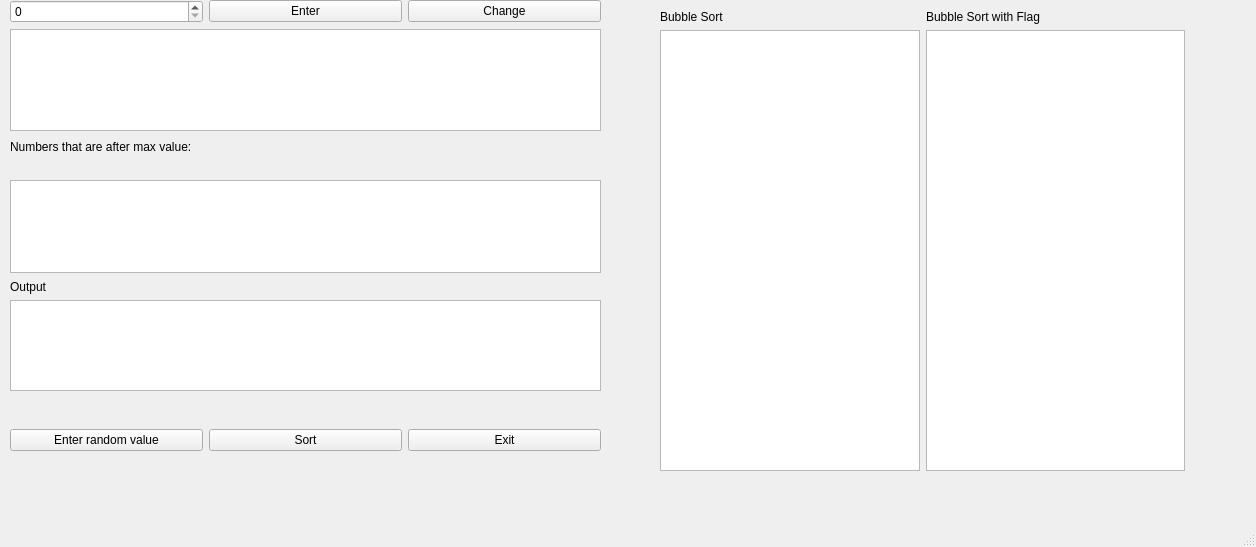
<?xml version="1.0" encoding="UTF-8"?>
<ui version="4.0">
 <class>MainWindow</class>
 <widget class="QMainWindow" name="MainWindow">
  <property name="geometry">
   <rect>
    <x>0</x>
    <y>0</y>
    <width>1256</width>
    <height>547</height>
   </rect>
  </property>
  <property name="windowTitle">
   <string>MainWindow</string>
  </property>
  <widget class="QWidget" name="centralwidget">
   <widget class="QWidget" name="layoutWidget">
    <property name="geometry">
     <rect>
      <x>10</x>
      <y>410</y>
      <width>591</width>
      <height>61</height>
     </rect>
    </property>
    <layout class="QHBoxLayout" name="horizontalLayout">
     <item>
      <widget class="QPushButton" name="pushButton">
       <property name="text">
        <string>Enter random value</string>
       </property>
      </widget>
     </item>
     <item>
      <widget class="QPushButton" name="pushButton_4">
       <property name="text">
        <string>Sort</string>
       </property>
      </widget>
     </item>
     <item>
      <widget class="QPushButton" name="pushButton_5">
       <property name="text">
        <string>Exit</string>
       </property>
      </widget>
     </item>
    </layout>
   </widget>
   <widget class="QWidget" name="layoutWidget">
    <property name="geometry">
     <rect>
      <x>10</x>
      <y>280</y>
      <width>591</width>
      <height>111</height>
     </rect>
    </property>
    <layout class="QVBoxLayout" name="verticalLayout">
     <item>
      <widget class="QLabel" name="label_5">
       <property name="text">
        <string>Output</string>
       </property>
      </widget>
     </item>
     <item>
      <widget class="QTableWidget" name="output_1">
       <property name="columnCount">
        <number>0</number>
       </property>
      </widget>
     </item>
    </layout>
   </widget>
   <widget class="QWidget" name="layoutWidget">
    <property name="geometry">
     <rect>
      <x>10</x>
      <y>140</y>
      <width>591</width>
      <height>133</height>
     </rect>
    </property>
    <layout class="QVBoxLayout" name="verticalLayout_2">
     <item>
      <widget class="QLabel" name="label_3">
       <property name="text">
        <string>Numbers that are after max value:</string>
       </property>
      </widget>
     </item>
     <item>
      <widget class="QLabel" name="avg_lable">
       <property name="text">
        <string/>
       </property>
      </widget>
     </item>
     <item>
      <widget class="QTableWidget" name="input_2">
       <property name="columnCount">
        <number>0</number>
       </property>
      </widget>
     </item>
    </layout>
   </widget>
   <widget class="QWidget" name="layoutWidget">
    <property name="geometry">
     <rect>
      <x>10</x>
      <y>0</y>
      <width>591</width>
      <height>131</height>
     </rect>
    </property>
    <layout class="QVBoxLayout" name="verticalLayout_3">
     <item>
      <layout class="QHBoxLayout" name="horizontalLayout_2">
       <item>
        <widget class="QSpinBox" name="count"/>
       </item>
       <item>
        <widget class="QPushButton" name="pushButton_2">
         <property name="text">
          <string>Enter</string>
         </property>
        </widget>
       </item>
       <item>
        <widget class="QPushButton" name="pushButton_3">
         <property name="text">
          <string>Change</string>
         </property>
        </widget>
       </item>
      </layout>
     </item>
     <item>
      <widget class="QTableWidget" name="input_1">
       <property name="columnCount">
        <number>0</number>
       </property>
      </widget>
     </item>
    </layout>
   </widget>
   <widget class="QWidget" name="layoutWidget">
    <property name="geometry">
     <rect>
      <x>660</x>
      <y>10</y>
      <width>525</width>
      <height>461</height>
     </rect>
    </property>
    <layout class="QHBoxLayout" name="horizontalLayout_5">
     <item>
      <layout class="QVBoxLayout" name="verticalLayout_4">
       <item>
        <layout class="QHBoxLayout" name="horizontalLayout_4">
         <item>
          <widget class="QLabel" name="label">
           <property name="text">
            <string>Bubble Sort</string>
           </property>
          </widget>
         </item>
         <item>
          <widget class="QLabel" name="time_1">
           <property name="text">
            <string/>
           </property>
          </widget>
         </item>
        </layout>
       </item>
       <item>
        <widget class="QTextEdit" name="BS"/>
       </item>
      </layout>
     </item>
     <item>
      <layout class="QVBoxLayout" name="verticalLayout_5">
       <item>
        <layout class="QHBoxLayout" name="horizontalLayout_3">
         <item>
          <widget class="QLabel" name="label_2">
           <property name="text">
            <string>Bubble Sort with Flag</string>
           </property>
          </widget>
         </item>
         <item>
          <widget class="QLabel" name="time_2">
           <property name="text">
            <string/>
           </property>
          </widget>
         </item>
        </layout>
       </item>
       <item>
        <widget class="QTextEdit" name="BSF"/>
       </item>
      </layout>
     </item>
    </layout>
   </widget>
  </widget>
  <widget class="QMenuBar" name="menubar">
   <property name="geometry">
    <rect>
     <x>0</x>
     <y>0</y>
     <width>1256</width>
     <height>25</height>
    </rect>
   </property>
  </widget>
  <widget class="QStatusBar" name="statusbar"/>
 </widget>
 <resources/>
 <connections/>
</ui>
